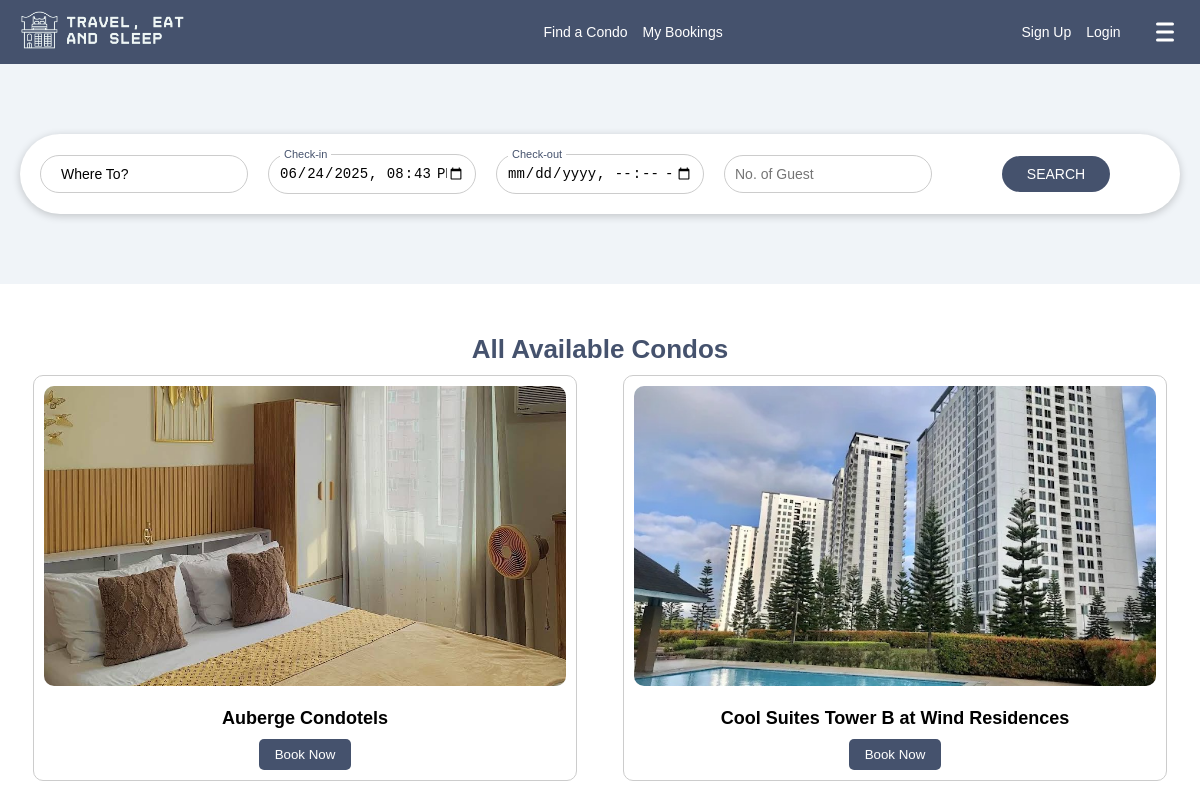
The app's page /find_condo.php, older data.
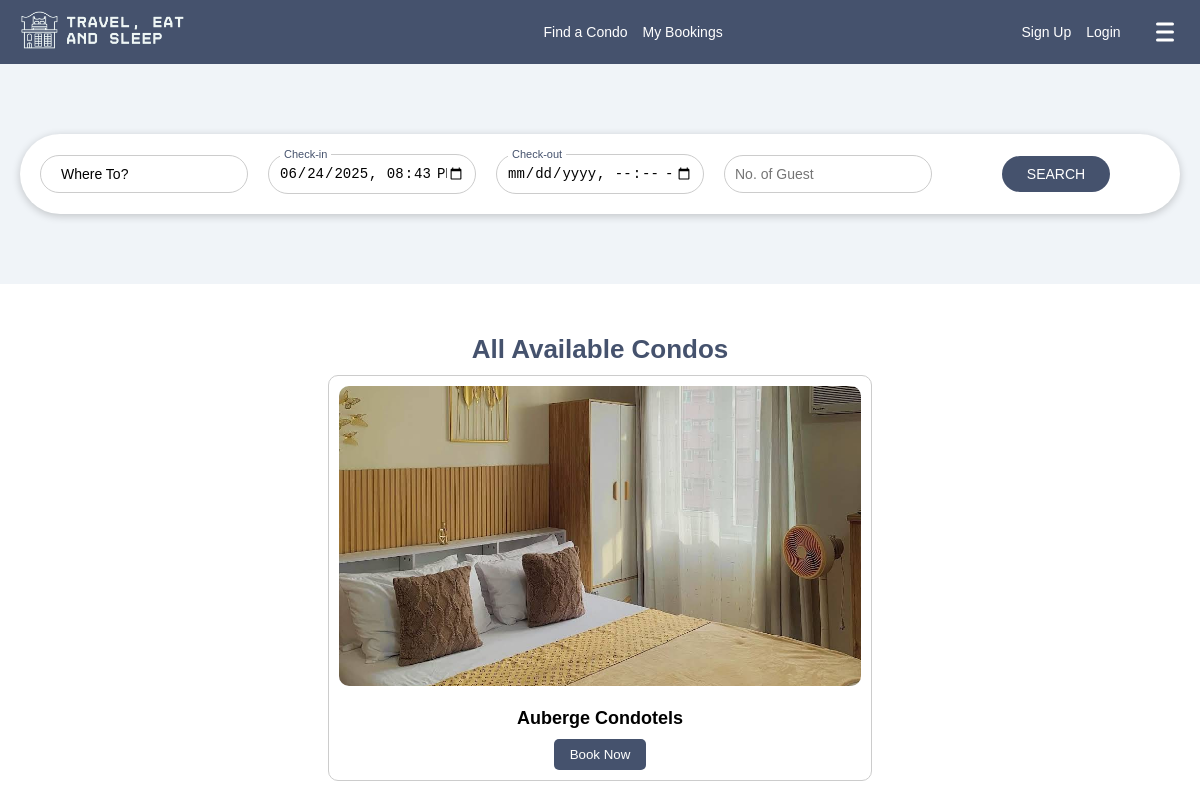
The same page, newer data.
### tables this page shows
CREATE TABLE `condos` (
  `id` int(11) NOT NULL,
  `name` varchar(255) NOT NULL,
  `image_path` varchar(255) NOT NULL,
  `description` text DEFAULT NULL,
  `city` varchar(255) DEFAULT NULL,
  `address_details` text DEFAULT NULL,
  `is_available` tinyint(1) DEFAULT 1
);

### find_condo.php (the view, shortened to what this page needs)
<?php
$isLoggedIn = isset($_SESSION['user_id']);
$isAdmin = isset($_SESSION['admin_id']);
$cityFilter = isset($_GET['city']) ? trim($_GET['city']) : '';
?>
<!DOCTYPE html>
<html lang="en">
<head>
  <link rel="stylesheet" href="CSS/find_condo.css" />
</head>
<body>
<header>
  <div class="header-inner">
    <a href="Main Page.php" class="logo">
      <img src="Images/logo-light-transparent.png" alt="Logo" />
    </a>
    <div class="center-nav">
      <a href="find_condo.php">Find a Condo</a>
      <a href="Booking.php" id="myBookingsLink">My Bookings</a>
    </div>
    <div class="right-nav">
      <?php if ($isLoggedIn || $isAdmin): ?>
        <div class="user-menu" id="userMenu">
          <span id="accountName">My Account</span>
          <div class="dropdown" id="userDropdown">
            <a href="<?= $isAdmin ? 'admin_profile.php' : 'profile.php' ?>">Profile</a>
            <a href="logout.php" id="logoutBtn">Logout</a>
          </div>
        </div>
      <?php else: ?>
        <a href="signup_form.php" id="signup">Sign Up</a>
        <a href="Login form.php" id="login">Login</a>
      <?php endif; ?>
    </div>
    <button class="btn" onclick="toggleMenu()">
      <span></span>
      <span></span>
      <span></span>
    </button>
  </div>
</header>
<?php include 'search_form.php'; ?>
<section class="condos">
  <h2><?= $cityFilter ? "Condos in " . htmlspecialchars($cityFilter) : "All Available Condos" ?></h2>
  <div class="condo-container">
    <?php
    $sql = "SELECT * FROM condos WHERE is_available = 1";
    $result = $conn->query($sql);
    if ($result && $result->num_rows > 0):
      while ($row = $result->fetch_assoc()):
        $condo_id = $row['id'];
        $name = htmlspecialchars($row['name']);
        $imgQuery = "SELECT image_path FROM condo_images WHERE condo_id = $condo_id";
        $imgResult = $conn->query($imgQuery);
        $images = [];
        if ($imgResult && $imgResult->num_rows > 0) {
          while ($imgRow = $imgResult->fetch_assoc()) {
            $images[] = 'Images/' . htmlspecialchars($imgRow['image_path']);
          }
        }
        $imagesJson = htmlspecialchars(json_encode($images));
    ?>
    <div class="condo-card">
      <div class="condo-image">
        <img class="slider previewable" src="<?= $images[0] ?>" alt="<?= $name ?>" data-images='<?= $imagesJson ?>' />
      </div>
      <div class="condo-info">
        <h3><?= $name ?></h3>
        <?php if (!$isAdmin): ?>
        <a href="book_condo.php?id=<?= $condo_id ?>" class="book-now-btn"><button type="button">Book Now</button></a>
        <?php endif; ?>
      </div>
    </div>
    <?php endwhile; else: ?>
    <p>No condos found.</p>
    <?php endif; ?>
  </div>
</section>
</body>
</html>

Row changes from the older to the newer data that the page shows:
removed condos: shows a picture, name "Cool Suites Tower B at Wind Residences"
